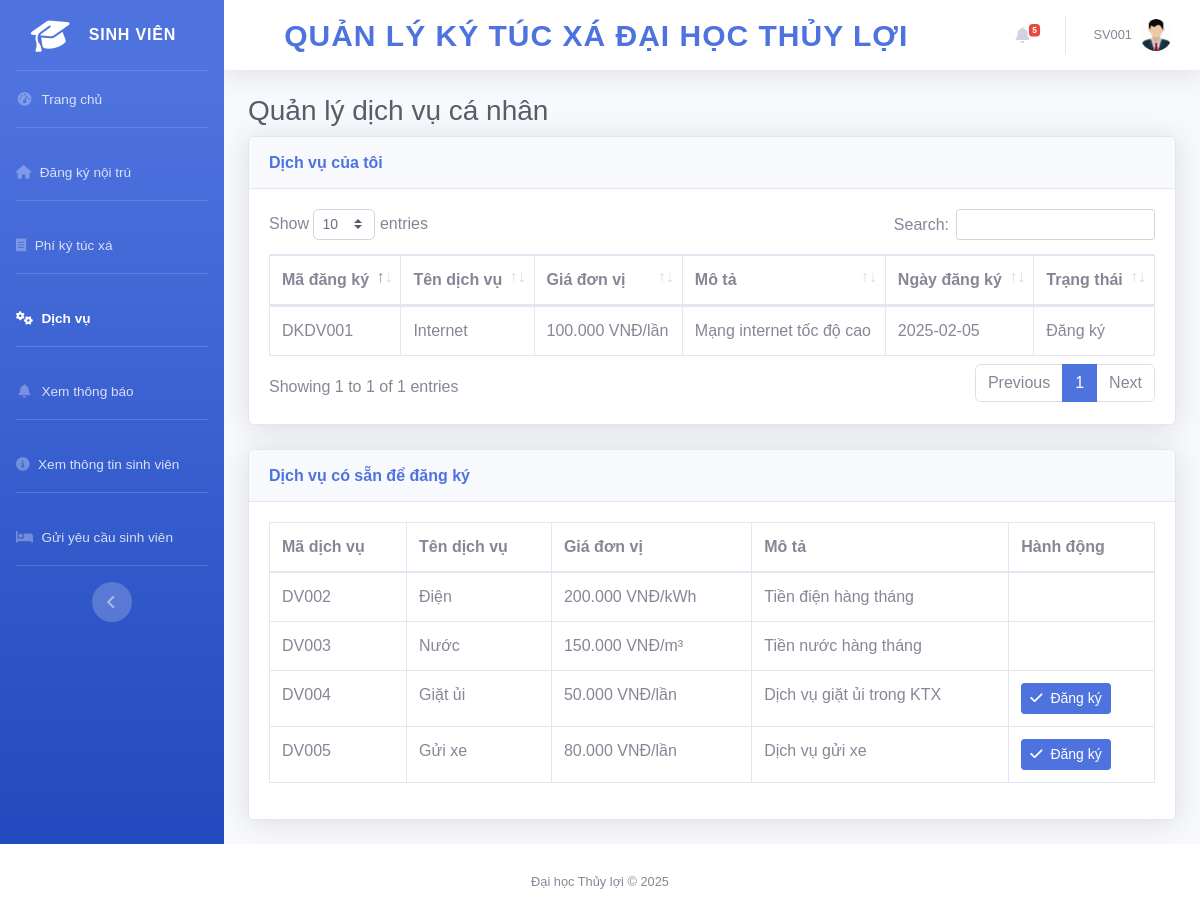
The page /student/services/index.php (signed in) on the database as committed earlier.
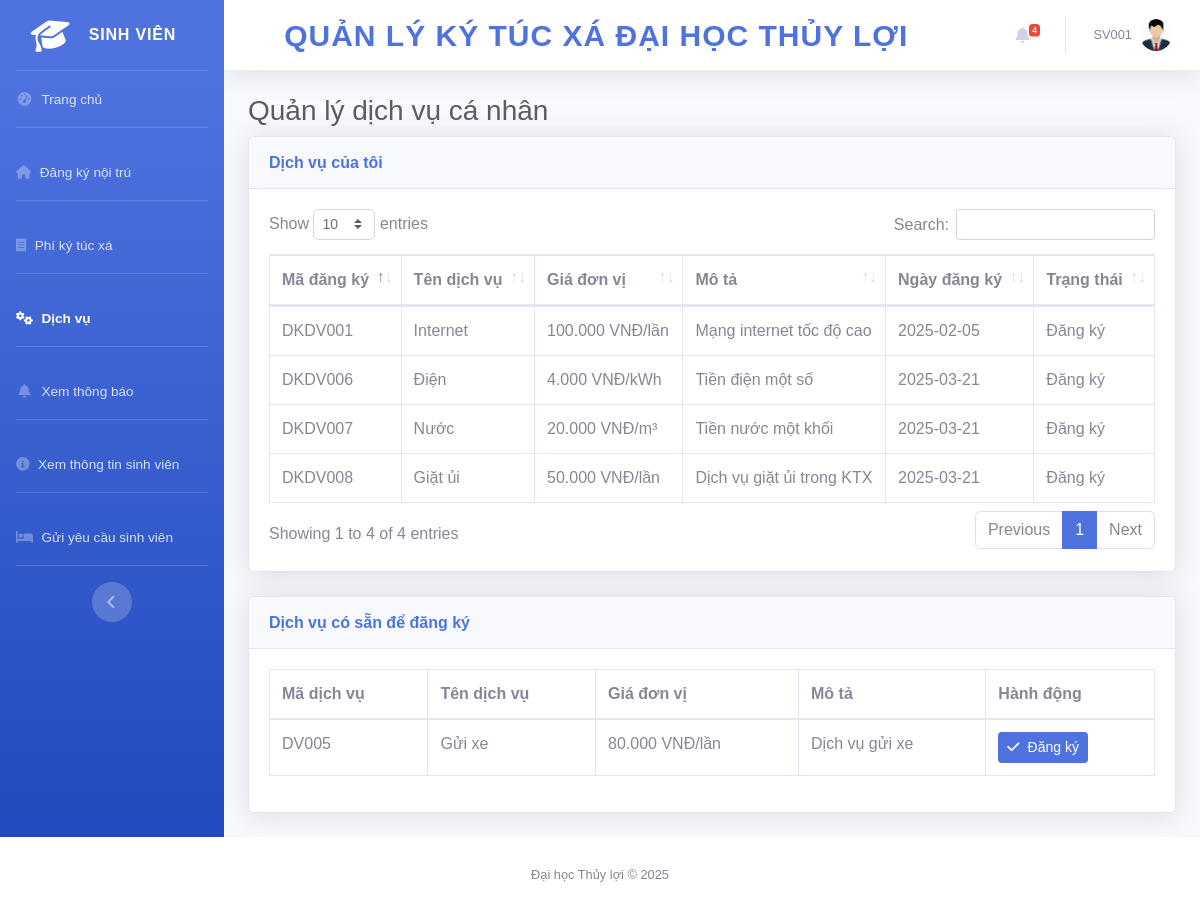
The same page on the database as committed later.
### tables this page shows
CREATE TABLE `dangkydichvu` (
  `madangky` varchar(10) NOT NULL,
  `masinhvien` varchar(10) DEFAULT NULL,
  `madichvu` varchar(10) DEFAULT NULL,
  `ngaydangky` date NOT NULL,
  `trangthai` enum('Đăng ký','Hủy') DEFAULT 'Đăng ký'
);

CREATE TABLE `dichvu` (
  `madichvu` varchar(10) NOT NULL,
  `tendichvu` varchar(100) NOT NULL,
  `giadichvu` float NOT NULL CHECK (`giadichvu` >= 0),
  `mota` varchar(255) DEFAULT NULL,
  `trangthai` enum('Hoạt động','Ngừng hoạt động') DEFAULT 'Hoạt động'
);

### student/services/index.php (the view, shortened to what the changed rows need)
<?php
include '../../includes/header.php';
$masinhvien = $_SESSION['user'];
$default_services = ['Điện', 'Nước', 'Internet'];
foreach ($default_services as $service) {
    $check = mysqli_query($con, "SELECT * FROM dangkydichvu dk
                                 JOIN dichvu dv ON dk.madichvu = dv.madichvu
                                 WHERE dk.masinhvien='$masinhvien' AND dv.tendichvu='$service' AND dk.trangthai='Đăng ký'");
    if (mysqli_num_rows($check) == 0) {
        $dv_query = mysqli_query($con, "SELECT madichvu FROM dichvu WHERE tendichvu='$service' AND trangthai='Hoạt động'");
        if ($dv = mysqli_fetch_array($dv_query)) {
            $madichvu = $dv['madichvu'];
            $newMaDangKy = 'DKDV' . str_pad((int)substr(mysqli_fetch_array(mysqli_query($con, "SELECT MAX(madangky) AS max_dk FROM dangkydichvu"))['max_dk'] ?? 'DKDV000', 4) + 1, 3, '0', STR_PAD_LEFT);
            mysqli_query($con, "INSERT INTO dangkydichvu (madangky, masinhvien, madichvu, ngaydangky, trangthai)
                                VALUES ('$newMaDangKy', '$masinhvien', '$madichvu', CURDATE(), 'Đăng ký')");
        }
    }
}
?>
<div id="content-wrapper" class="d-flex flex-column">
    <div id="content">
        <?php include '../includes/topbar.php'; ?>
        <div class="container-fluid">
            <h1 class="h3 mb-2 text-gray-800">Quản lý dịch vụ cá nhân</h1>
            <div class="card shadow mb-4">
                <div class="card-body">
                    <div class="table-responsive">
                        <table class="table table-bordered" id="dataTable" width="100%" cellspacing="0">
                            <thead>
                                <tr>
                                    <th>Mã đăng ký</th>
                                    <th>Tên dịch vụ</th>
                                    <th>Giá đơn vị</th>
                                    <th>Mô tả</th>
                                    <th>Ngày đăng ký</th>
                                    <th>Trạng thái</th>
                                </tr>
                            </thead>
                            <tbody>
                                <?php
                                $query = mysqli_query($con, "
                                    SELECT dk.*, dv.tendichvu, dv.giadichvu, dv.mota
                                    FROM dangkydichvu dk
                                    JOIN dichvu dv ON dk.madichvu = dv.madichvu
                                    WHERE dk.masinhvien='$masinhvien' AND dk.trangthai='Đăng ký'
                                ");
                                while ($row = mysqli_fetch_array($query)) {
                                    echo "<tr>";
                                    echo "<td>" . htmlspecialchars($row['madangky']) . "</td>";
                                    echo "<td>" . htmlspecialchars($row['tendichvu']) . "</td>";
                                    echo "<td>" . number_format($row['giadichvu'], 0, ',', '.') . " VNĐ/" . ($row['tendichvu'] == 'Điện' ? 'kWh' : ($row['tendichvu'] == 'Nước' ? 'm³' : 'lần')) . "</td>";
                                    echo "<td>" . htmlspecialchars($row['mota']) . "</td>";
                                    echo "<td>" . htmlspecialchars($row['ngaydangky']) . "</td>";
                                    echo "<td>" . htmlspecialchars($row['trangthai']) . "</td>";
                                    echo "</tr>";
                                }
                                ?>
                            </tbody>
                        </table>
                    </div>
                </div>
            </div>
            <div class="card shadow mb-4">
                <div class="card-body">
                    <div class="table-responsive">
                        <table class="table table-bordered" id="dataTable2" width="100%" cellspacing="0">
                            <thead>
                                <tr>
                                    <th>Mã dịch vụ</th>
                                    <th>Tên dịch vụ</th>
                                    <th>Giá đơn vị</th>
                                    <th>Mô tả</th>
                                    <th>Hành động</th>
                                </tr>
                            </thead>
                            <tbody>
                                <?php
                                $query = mysqli_query($con, "
                                    SELECT dv.*
                                    FROM dichvu dv
                                    LEFT JOIN dangkydichvu dk ON dv.madichvu = dk.madichvu AND dk.masinhvien='$masinhvien' AND dk.trangthai='Đăng ký'
                                    WHERE dv.trangthai='Hoạt động' AND dk.madangky IS NULL
                                ");
                                while ($row = mysqli_fetch_array($query)) {
                                    echo "<tr>";
                                    echo "<td>" . htmlspecialchars($row['madichvu']) . "</td>";
                                    echo "<td>" . htmlspecialchars($row['tendichvu']) . "</td>";
                                    echo "<td>" . number_format($row['giadichvu'], 0, ',', '.') . " VNĐ/" . ($row['tendichvu'] == 'Điện' ? 'kWh' : ($row['tendichvu'] == 'Nước' ? 'm³' : 'lần')) . "</td>";
                                    echo "<td>" . htmlspecialchars($row['mota']) . "</td>";
                                    echo "<td>";
                                    if (!in_array($row['tendichvu'], $default_services)) {
                                        echo "<button class='btn btn-primary btn-sm' data-toggle='modal' data-target='#registerModal" . $row['madichvu'] . "'>
                                                <i class='fas fa-check mr-2'></i>Đăng ký
                                              </button>";
                                    }
                                    echo "</td>";
                                    echo "</tr>";
                                        ?>
                                        <?php
                                }
                                ?>
                            </tbody>
                        </table>
                    </div>
                </div>
            </div>
        </div>
    </div>
</div>
<?php include '../../includes/footer.php'; ?>

### student/includes/topbar.php (shortened to what the changed rows need)
<nav class="navbar navbar-expand navbar-light bg-white topbar mb-4 static-top shadow">
    <ul class="navbar-nav ml-auto">
<li class="nav-item dropdown no-arrow mx-1">
    <a class="nav-link dropdown-toggle" href="#" id="alertsDropdown" role="button" data-toggle="dropdown" aria-haspopup="true" aria-expanded="false">
        <i class="fas fa-bell fa-fw"></i>
        <?php
        $unread_query = "SELECT COUNT(*) AS unread FROM thongbao WHERE dadoc = 0";
        $unread_result = mysqli_query($con, $unread_query);
        $unread = mysqli_fetch_assoc($unread_result)['unread'];
        $total_query = "SELECT COUNT(*) AS total FROM thongbao";
        $total_result = mysqli_query($con, $total_query);
        $total = mysqli_fetch_assoc($total_result)['total'];
        if ($unread > 0) {
            echo '<span class="badge badge-danger badge-counter">' . ($unread > 9 ? '9+' : $unread) . '</span>';
        } elseif ($total > 0) {
            echo '<span class="badge badge-danger badge-counter">' . ($total > 9 ? '9+' : $total) . '</span>';
        }
        ?>
    </a>
</li>
    </ul>
</nav>

Rows that differ between the two databases and show on the page:
no longer on this page (row edited): dichvu: madichvu "DV002", tendichvu "Điện", giadichvu "200.000", shows "kWh", mota "Tiền điện hàng tháng"
no longer on this page (row edited): dichvu: madichvu "DV003", tendichvu "Nước", giadichvu "150.000", shows "m³", mota "Tiền nước hàng tháng"
no longer on this page (row unchanged): dichvu: madichvu "DV004", tendichvu "Giặt ủi", giadichvu "50.000", shows "lần", mota "Dịch vụ giặt ủi trong KTX"
added dangkydichvu: madangky "DKDV006", madichvu.tendichvu "Điện", madichvu.giadichvu "4.000", shows "kWh", madichvu.mota "Tiền điện một số", ngaydangky "2025-03-21", trangthai "Đăng ký"
added dangkydichvu: madangky "DKDV007", madichvu.tendichvu "Nước", madichvu.giadichvu "20.000", shows "m³", madichvu.mota "Tiền nước một khối", ngaydangky "2025-03-21", trangthai "Đăng ký"
added dangkydichvu: madangky "DKDV008", madichvu.tendichvu "Giặt ủi", madichvu.giadichvu "50.000", shows "lần", madichvu.mota "Dịch vụ giặt ủi trong KTX", ngaydangky "2025-03-21", trangthai "Đăng ký"
Other text that changed with them:
$unread: "5" → "4"
text written by a page script: "Show entries Search: Showing 1 to 1 of 1 entries Previous 1 Next" → "Show entries Search: Showing 1 to 4 of 4 entries Previous 1 Next"
